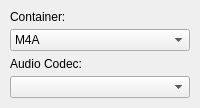
          <widget class="QWidget" name="advancedAudioTab">
           <attribute name="title">
            <string>Audio</string>
           </attribute>
           <layout class="QVBoxLayout" name="verticalLayout_10">
            <property name="leftMargin">
             <number>10</number>
            </property>
            <property name="topMargin">
             <number>10</number>
            </property>
            <property name="rightMargin">
             <number>10</number>
            </property>
            <property name="bottomMargin">
             <number>10</number>
            </property>
            <item>
             <layout class="QVBoxLayout" name="verticalLayout_16">
              <property name="spacing">
               <number>5</number>
              </property>
              <item>
               <widget class="QLabel" name="audioContainerLabel">
                <property name="text">
                 <string>Container:</string>
                </property>
               </widget>
              </item>
              <item>
               <widget class="QComboBox" name="audioContainerDropdown">
                <item>
                 <property name="text">
                  <string>M4A</string>
                 </property>
                </item>
                <item>
                 <property name="text">
                  <string>Opus</string>
                 </property>
                </item>
                <item>
                 <property name="text">
                  <string>MP3</string>
                 </property>
                </item>
                <item>
                 <property name="text">
                  <string>FLAC</string>
                 </property>
                </item>
                <item>
                 <property name="text">
                  <string>WAV</string>
                 </property>
                </item>
                <item>
                 <property name="text">
                  <string>OGG</string>
                 </property>
                </item>
                <item>
                 <property name="text">
                  <string>AAC</string>
                 </property>
                </item>
                <item>
                 <property name="text">
                  <string>ALAC</string>
                 </property>
                </item>
               </widget>
              </item>
             </layout>
            </item>
            <item>
             <layout class="QVBoxLayout" name="verticalLayout_15">
              <property name="spacing">
               <number>5</number>
              </property>
              <item>
               <widget class="QLabel" name="audioAudioCodecLabel">
                <property name="text">
                 <string>Audio Codec:</string>
                </property>
               </widget>
              </item>
              <item>
               <widget class="QComboBox" name="audioAudioCodecDropdown"/>
              </item>
             </layout>
            </item>
           </layout>
          </widget>
